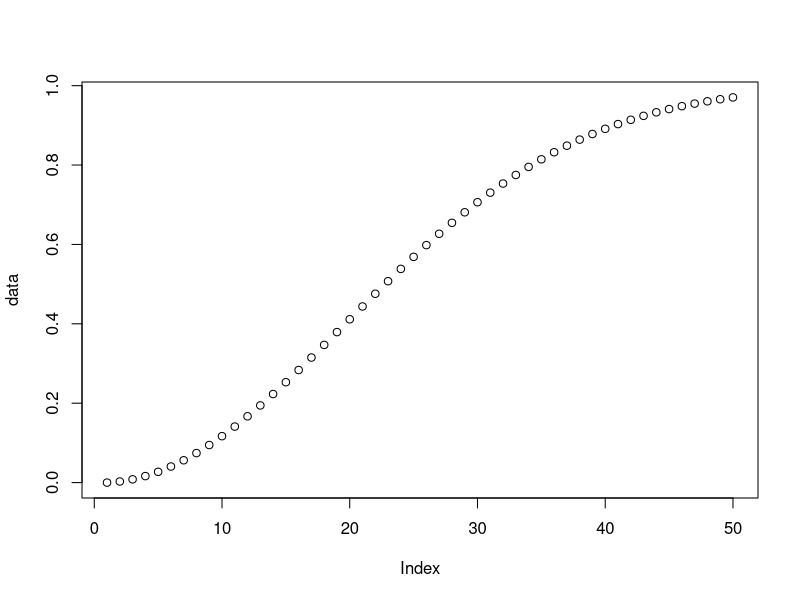

This figure's R source:
#### Permutations ####

permut<-function(n,k){
	return(factorial(n)/factorial(n-k))
}
permut(3,2)
permut(20,3) #selection of office holders

#### birthday problem ####

permut(365,2) #impossible to be calculated

permut2<-function(n,k){
	outcome=1
	count=0
	while(count<k){
		outcome=outcome*n
		n=n-1
		count=count+1
	}
	return(outcome)
}
permut2(365,2)

k_diff_birth<-function(k){
	return(1-permut2(365,k)/365^k)
}

k_diff_birth(40)

data<-matrix(50)
for (k in 1:50){
  data[k]<-k_diff_birth(k)
}
plot(data)

#selection of office holders
permut(20,3)	

#### Combinations ####

comb<-function(n,k){
	return(factorial(n)/factorial(k)/factorial(n-k))
}

comb(20,3)				

choose(5,2) #combination


#Bayes' rule

prior <- c(0.6, 0.3, 0.1)
like <- c(0.003, 0.007, 0.01)
post <- prior * like
post/sum(post)

newprior <- post
post <- newprior * like
post/sum(post)


## posterior -> likelihood
ind=0
count=0
num=10000

prior <- c(0.6, 0.3, 0.1)
#prior <- c(1/3, 1/3, 1/3)
like <- c(0.003, 0.007, 0.01)
post <- prior * like
post/sum(post)

for(i in 1:num){
  newprior <- post
  post <- newprior * like^ind * (1-like)^(1-ind)
  post/sum(post)
  count=count+ind
  ind=sample(c(0,1), 1, prob=c(0.993,0.007))
}
post/sum(post)
count/num

